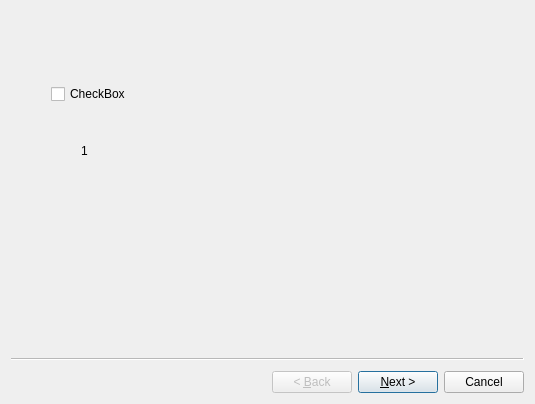
<?xml version="1.0" encoding="UTF-8"?>
<ui version="4.0">
 <class>Wizard</class>
 <widget class="QWizard" name="Wizard">
  <property name="geometry">
   <rect>
    <x>0</x>
    <y>0</y>
    <width>535</width>
    <height>404</height>
   </rect>
  </property>
  <property name="windowTitle">
   <string>Wizard</string>
  </property>
  <property name="modal">
   <bool>false</bool>
  </property>
  <property name="wizardStyle">
   <enum>QWizard::ClassicStyle</enum>
  </property>
  <widget class="QWizardPage" name="p1">
   <widget class="QCheckBox" name="checkBox">
    <property name="geometry">
     <rect>
      <x>40</x>
      <y>70</y>
      <width>91</width>
      <height>26</height>
     </rect>
    </property>
    <property name="text">
     <string>CheckBox</string>
    </property>
   </widget>
   <widget class="QLabel" name="label">
    <property name="geometry">
     <rect>
      <x>70</x>
      <y>130</y>
      <width>63</width>
      <height>20</height>
     </rect>
    </property>
    <property name="text">
     <string>1</string>
    </property>
   </widget>
  </widget>
  <widget class="QWizardPage" name="p2">
   <widget class="QCheckBox" name="checkBox_2">
    <property name="geometry">
     <rect>
      <x>60</x>
      <y>80</y>
      <width>91</width>
      <height>26</height>
     </rect>
    </property>
    <property name="text">
     <string>CheckBox</string>
    </property>
   </widget>
   <widget class="QLabel" name="label_2">
    <property name="geometry">
     <rect>
      <x>210</x>
      <y>150</y>
      <width>63</width>
      <height>20</height>
     </rect>
    </property>
    <property name="text">
     <string>2</string>
    </property>
   </widget>
  </widget>
  <widget class="QWizardPage" name="wizardPage">
   <widget class="QLabel" name="label_3">
    <property name="geometry">
     <rect>
      <x>40</x>
      <y>110</y>
      <width>63</width>
      <height>20</height>
     </rect>
    </property>
    <property name="text">
     <string>3</string>
    </property>
   </widget>
  </widget>
 </widget>
 <resources/>
 <connections/>
</ui>
